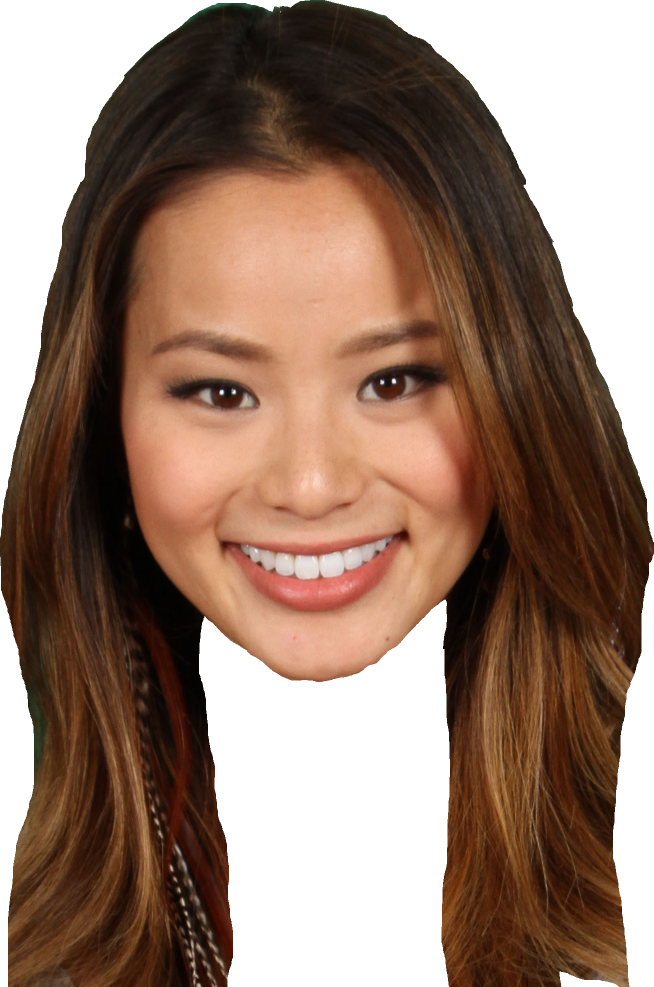
#> input picture img0.png, 1307 x 1974 px (shown at 1/2 size)
$ python main.py   (Python 2 division)
#> lines starting #> are read from the running program, lines starting #| are printed output that depends on the picture
import numpy as np
import cv2


face_cascade = cv2.CascadeClassifier('haarcascade_frontalface_default.xml')
cap = cv2.VideoCapture(0)

CELEB_INDEX = 0

# set celeb and find
celeb_names = ['Jamie Chung', 'Kim Kardashian', 'Robert Downey Jr']
filename = 'img' + str(CELEB_INDEX) + '.png'

print filename

celeb_img = cv2.imread('img0.png', -1)
#> celeb_img is the input picture: shape (1974, 1307, 4); mean B, G, R, A 109, 123.8, 149.6, 180.7


celeb_gray = cv2.cvtColor(celeb_img, cv2.COLOR_BGR2GRAY)
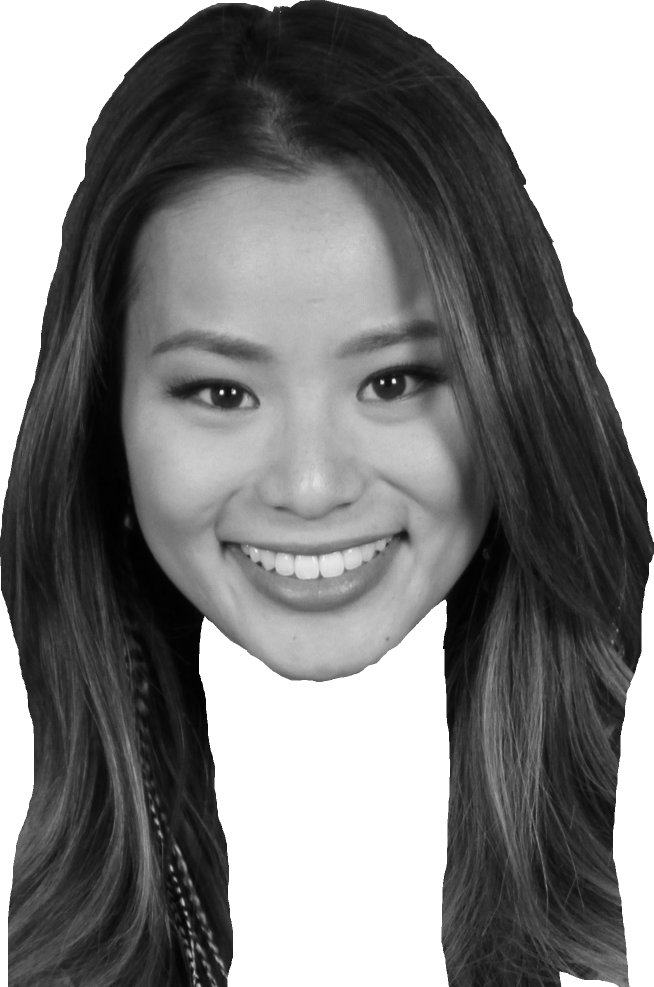
#> celeb_gray: shape (1974, 1307) (shown at 1/2 size); min 0, max 255, mean 129.9
celeb_faces = face_cascade.detectMultiScale(celeb_gray, 1.05, 5)
#> celeb_faces = [[154, 420, 893, 893]]

x, y, w, h = celeb_faces[0]
#> x = 154; y = 420; w = 893; h = 893

cap = cv2.VideoCapture(0)

while(True):
    ret, img = cap.read()
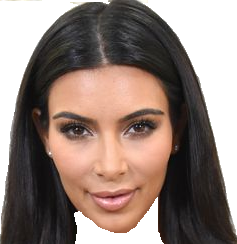
#> input picture img1.png, 237 x 244 px, given in place of the camera
#> img is the input picture: shape (244, 237, 3); mean B, G, R 119, 126.6, 143.9

    img = cv2.cvtColor(img, cv2.COLOR_RGB2RGBA)
#> img: shape (244, 237, 4)

    gray_img = cv2.cvtColor(img, cv2.COLOR_BGRA2GRAY)
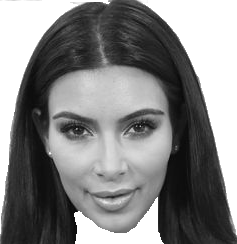
#> gray_img: shape (244, 237); min 5, max 255, mean 130.9
    faces = face_cascade.detectMultiScale(gray_img, 1.05, 5)
#> faces = [[30, 67, 157, 157]]

    for (p,q,r,s) in faces:
        cv2.rectangle(img,(p,q),(p+r,q+s),(255,0,0),2)
        face_gray = gray_img[q:q+s, p:p+r]
        face_color = img[q:q+s, p:p+r]
#> this loop made 1 pass
#> pass 1, `face_color = img[q:q+s, p:p+r]`:
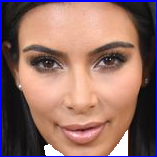
#> face_color: shape (157, 157, 4); mean B, G, R, A 103.1, 109.5, 146, 245.3
#> after the loop:
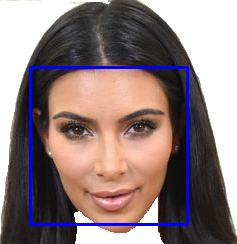
#> img: shape (244, 237, 4); mean B, G, R, A 125.4, 124.6, 141.6, 246.7
    celeb_img = cv2.resize(celeb_img,(r,s))
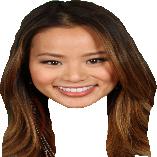
#> celeb_img: shape (157, 157, 4); mean B, G, R, A 108.9, 123.7, 149.5, 180.8


    img[q:q+s, p:p+r] = celeb_img[0:celeb_img.shape[0], 0:celeb_img.shape[1]]
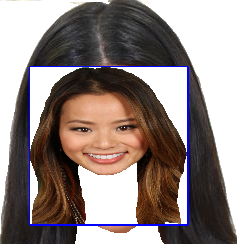
#> img: shape (244, 237, 4); mean B, G, R, A 127.9, 130.7, 143.2, 219.2
    cv2.imshow("output", img)

    if cv2.waitKey(1) & 0xFF == ord('q'):
#> (key q is pressed here)
       break


cap.release()
cv2.destroyAllWindows()
